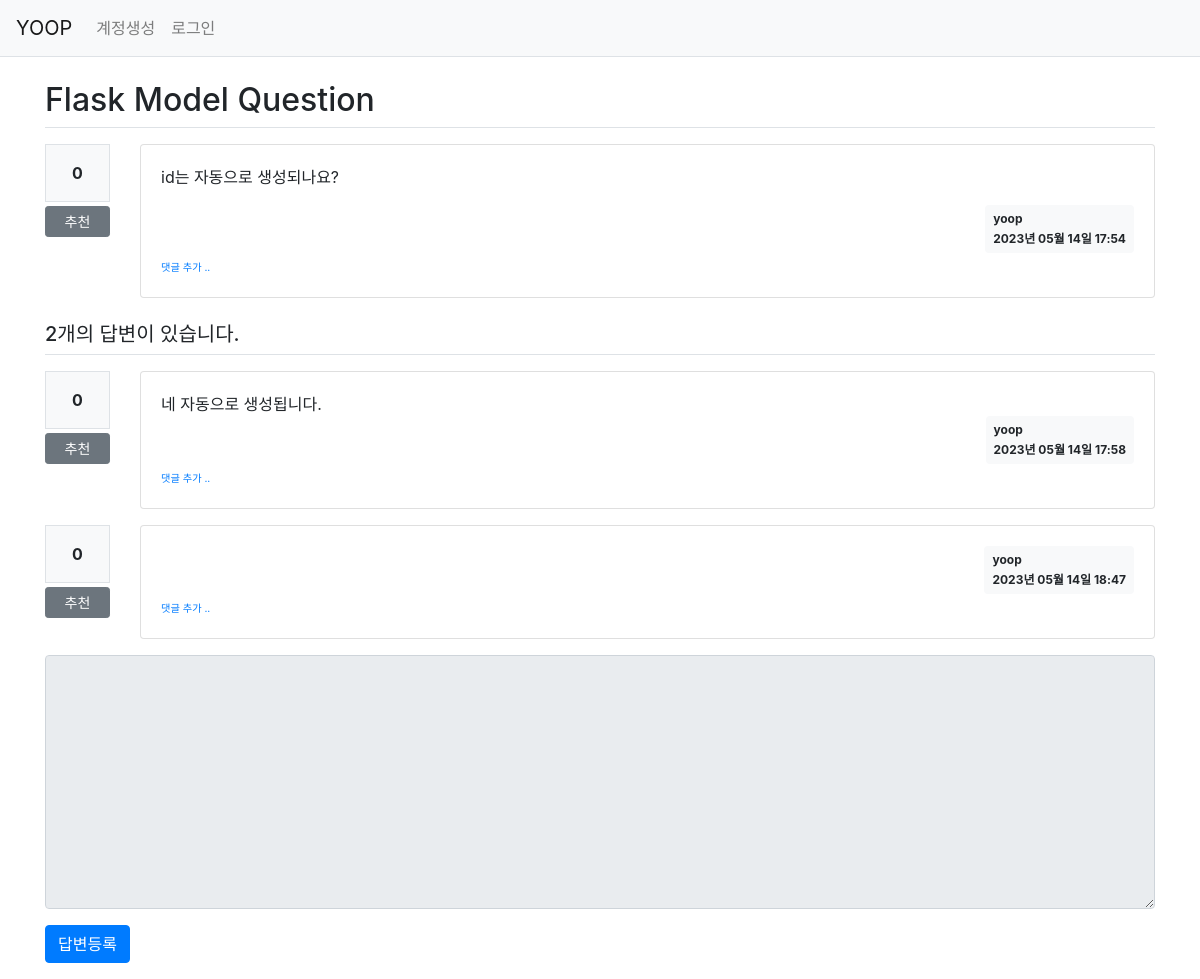
Screenshot of /question/detail/2/ with the database file from the repository.
### pybo/models.py (models this page shows)
class Question(db.Model):
    id = db.Column(db.Integer, primary_key=True)
    subject = db.Column(db.String(200), nullable=False)
    content = db.Column(db.Text(), nullable=False)
    create_date = db.Column(db.DateTime(), nullable=False)
    user_id = db.Column(db.Integer, db.ForeignKey('user.id', ondelete='CASCADE'), nullable=False)
    user = db.relationship('User', backref=db.backref('question_set'))
    modify_date = db.Column(db.DateTime(), nullable=True)
    voter = db.relationship('User', secondary=question_voter, backref=db.backref('question_voter_set'))

class User(db.Model):
    id = db.Column(db.Integer, primary_key=True)
    username = db.Column(db.String(150), unique=True, nullable=False)
    password = db.Column(db.String(200), nullable=False)
    email = db.Column(db.String(120), unique=True, nullable=False)

class Answer(db.Model):
    id = db.Column(db.Integer, primary_key=True)
    question_id = db.Column(db.Integer, db.ForeignKey('question.id', ondelete='CASCADE'))
    question = db.relationship('Question', backref=db.backref('answer_set'))
    content = db.Column(db.Text(), nullable=False)
    create_date = db.Column(db.DateTime(), nullable=False)
    user_id = db.Column(db.Integer, db.ForeignKey('user.id', ondelete='CASCADE'), nullable=False)
    user = db.relationship('User', backref=db.backref('answer_set'))
    modify_date = db.Column(db.DateTime(), nullable=True)
    voter = db.relationship('User', secondary=answer_voter, backref=db.backref('answer_voter_set'))

### pybo/views/question_views.py (the view)
@bp.route('/detail/<int:question_id>/')
def detail(question_id):
    form = AnswerForm()
    question = Question.query.get_or_404(question_id)
    return render_template('question/question_detail.html', question=question, form=form)

### pybo/forms.py
class AnswerForm(FlaskForm):
    content = TextAreaField('내용', validators=[DataRequired('내용은 필수입력 항목입니다.')])

### pybo/filter.py (called while the page is built)
def format_datetime(value, fmt='%Y년 %m월 %d일 %H:%M'):
    return value.strftime(fmt)

### pybo/views/auth_views.py (called while the page is built)
@bp.before_app_request
def load_logged_in_user():
    user_id = session.get('user_id')
    if user_id is None:
        g.user = None
    else:
        g.user = User.query.get(user_id)

### pybo/templates/question/question_detail.html (shortened to what this page needs)
{% extends 'base.html' %}
{% block content %}
<div class="container my-3">
    <h2 class="border-bottom py-2">{{ question.subject }}</h2>
    <div class="row my-3">
        <div class="col-1">
            <div class="bg-light text-center p-3 border font-weight-bolder mb-1">{{ question.voter|length }}</div>
            <a href="#" data-uri="{{ url_for('vote.question', question_id=question.id) }}"
               class="recommend btn btn-sm btn-secondary btn-block my-1">추천</a>
        </div>
        <div class="col-11">
            <div class="card">
                <div class="card-body">
                    <div class="card-text">{{ question.content|markdown }}</div>
                    <div class="d-flex justify-content-end">
                        <div class="badge badge-light p-2 text-left">
                            <div class="mb-2">{{ question.user.username }}</div>
                            <div>{{ question.create_date|datetime }}</div>
                        </div>
                    </div>
                    <div>
                        <a href="{{ url_for('comment.create_question', question_id=question.id) }}"
                           class="small"><small>댓글 추가 ..</small></a>
                    </div>
                </div>
            </div>
        </div>
    </div>
    <h5 class="border-bottom my-3 py-2">{{ question.answer_set|length }}개의 답변이 있습니다.</h5>
    {% for answer in question.answer_set %}
    <div class="row my-3">
        <div class="col-1">
            <div class="bg-light text-center p-3 border font-weight-bolder mb-1">{{ answer.voter|length }}</div>
            <a href="#" data-uri="{{ url_for('vote.answer', answer_id=answer.id) }}"
                class="recommend btn btn-sm btn-secondary btn-block my-1">추천</a>
        </div>
        <div class="col-11">
            <div class="card">
                <div class="card-body">
                    <div class="card-text" style="white-space: pre-line;">{{ answer.content }}</div>
                    <div class="d-flex justify-content-end">
                        <div class="badge badge-light p-2 text-left">
                            <div class="mb-2">{{ answer.user.username }}</div>
                            <div>{{ answer.create_date|datetime }}</div>
                        </div>
                    </div>
                    <div>
                        <a href="{{ url_for('comment.create_answer', answer_id=answer.id) }}"
                           class="small"><small>댓글 추가 ..</small></a>
                    </div>
                </div>
            </div>
        </div>
    </div>
    {% endfor %}
    <form action="{{ url_for('answer.create', question_id=question.id) }}" method="post" class="my-3">
        <div class="form-group">
            <textarea {% if not g.user %}disabled{% endif %}
                    name="content" id="content" class="form-control" rows="10"></textarea>
        </div>
        <input type="submit" value="답변등록" class="btn btn-primary">
    </form>
</div>
{% endblock %}

### rows the page displays
Question: subject "Flask Model Question", content "id는 자동으로 생성되나요?", create_date "2023년 05월 14일 17:54"
User: user.username "yoop"
Answer: voter|length "0", content "네 자동으로 생성됩니다.", user.username "yoop", create_date "2023년 05월 14일 17:58"
Answer: voter|length "0", user.username "yoop", create_date "2023년 05월 14일 18:47"

### other values shown
{{ question.voter|length }} "0"
{{ question.answer_set|length }} "2"
